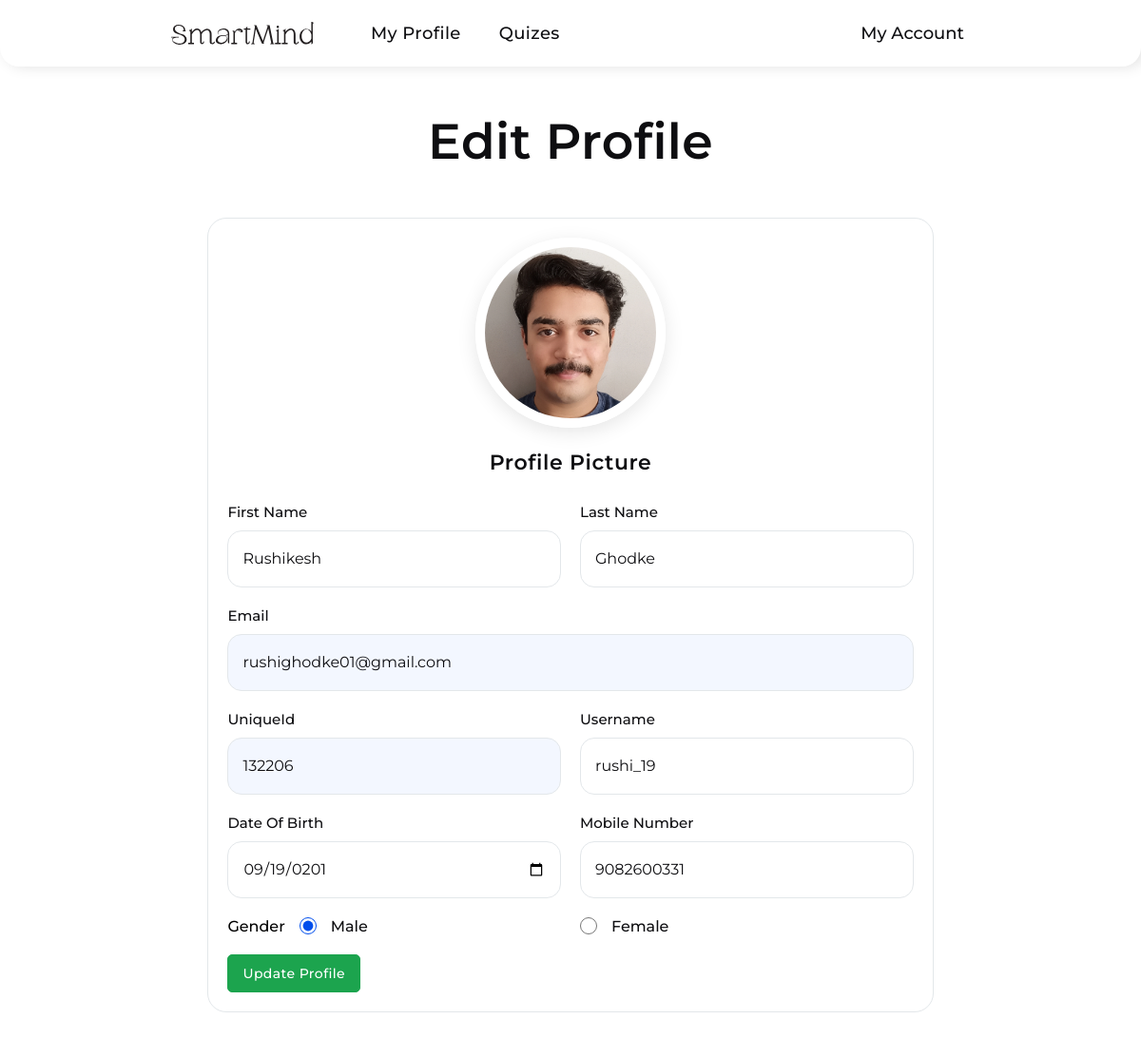
/user/editprofile.php (signed in), run on the app's committed database.
### tables this page shows
CREATE TABLE `students` (
  `studentId` int(11) NOT NULL,
  `studentUniqueId` int(11) NOT NULL,
  `firstName` varchar(255) NOT NULL,
  `lastName` varchar(255) NOT NULL,
  `dateOfBirth` date NOT NULL,
  `gender` varchar(10) NOT NULL,
  `email` varchar(255) NOT NULL,
  `mobileNumber` varchar(10) NOT NULL,
  `username` varchar(255) NOT NULL,
  `studentImage` varchar(255) NOT NULL,
  `password` varchar(255) NOT NULL,
  `accountCreationDateTime` datetime NOT NULL,
  `verificationToken` varchar(255) NOT NULL,
  `tokenExpirationTime` datetime DEFAULT NULL,
  `isVerified` tinyint(1) NOT NULL
);

### assets/php/updateProfile.php (called while the page is built, shortened)
<?php
include "connection.php";
if (!empty($_SESSION['studentId'])) {
  $studentId = $_SESSION['studentId'];
  $selectQuery = mysqli_query($connection, "SELECT * FROM `students` WHERE `studentId` = $studentId");
}

### assets/php/profileDetails.php (called while the page is built, shortened)
<?php
require "connection.php";
if (!empty($_SESSION['studentId'])) {
  $studentId = $_SESSION['studentId'];
  $selectQuery = mysqli_query($connection, "SELECT * FROM `students` WHERE `studentId` = $studentId");
  if ($selectQuery) {
    $fetchData = mysqli_fetch_assoc($selectQuery);
  }
  else {
    echo mysqli_error($connection);
  }
}
else
{
  header("Location: ../login.php");
}
?>

### user/editprofile.php (the view, shortened to what this page needs)
<?php
include "../assets/php/profileDetails.php";
include "../assets/php/updateProfile.php";
?>
<!DOCTYPE html>
<html lang="en">
<head>
  <link rel="stylesheet" href="../assets/css/editprofile.css" />
  <link rel="stylesheet" href="https://cdn-uicons.flaticon.com/2.1.0/uicons-regular-rounded/css/uicons-regular-rounded.css" />
  <link rel="stylesheet" href="https://cdn-uicons.flaticon.com/2.1.0/uicons-thin-straight/css/uicons-thin-straight.css" />
</head>
<body>
  <header class="header">
    <div class="left-side">
      <div class="logo">
        <img src="../assets/images/Logo.svg" alt="logo" />
      </div>
      <nav class="navbar">
        <ul>
          <li><a href="./profile.php">My Profile</a></li>
          <li><a href="./quizes.php">Quizes</a></li>
        </ul>
      </nav>
    </div>
    <div class="right-side">
      <div class="user">
        <span>My Account <i class="fi fi-rr-angle-small-down"></i></span>
      </div>
    </div>
  </header>
  <section class="edit-profile-container">
    <div class="container">
      <div class="heading">
        <h1>Edit Profile</h1>
      </div>
      <div class="edit-form-container">
        <form action="" method="post" class="edit-form" enctype="multipart/form-data">
          <div class="profile-pic">
            <label for="profile-img">
              <div class="profile-picture">
                <?php
                if (!empty($fetchData["studentImage"])) {
                ?>
                  <img src="../assets/StudentsProfileImages/<?php echo $fetchData["studentImage"]; ?>" style='width: 20rem; height: 20rem; object-fit: cover; border: 1rem solid #fff; text-align: center; border-radius: 50%; box-shadow: 0 5px 2rem rgba(0, 0, 0, 0.1); cursor: pointer;' class='profile-img'>
                <?php
                } else {
                ?>
                  <img src='../assets/images/profile-user.png' style='width: 20rem; height: 20rem; object-fit: cover; text-align: center; border: 1rem solid #fff; border-radius: 50%; box-shadow: 0 5px 2rem rgba(0, 0, 0, 0.1); cursor: pointer;' class='profile-img'>"
                <?php
                }
                ?>
              </div>
            </label>
            <h3>Profile Picture</h3>
          </div>
          <div class="input-group">
            <div class="input-field">
              <label for="firstName">First Name</label>
              <input type="text" name="firstName" id="firstName" value="<?php echo $fetchData['firstName']; ?>" id="firstName" placeholder="First Name" />
            </div>
            <div class="input-field">
              <label for="lastName">Last Name</label>
              <input type="text" name="lastName" id="lastName" value="<?php echo $fetchData['lastName']; ?>" id="lastName" placeholder="Last Name" />
            </div>
          </div>
          <div class="input-field">
            <label for="email">Email</label>
            <input type="email" name="email" id="email" value="<?php echo $fetchData['email']; ?>" id="email" placeholder="Email" readonly />
          </div>
          <div class="input-group">
            <div class="input-field">
              <label for="studentUniqueId">UniqueId</label>
              <input type="text" name="studentUniqueId" id="studentUniqueId" value="<?php echo $fetchData['studentUniqueId']; ?>" id="studentUniqueId" placeholder="Student UniqueId" readonly />
            </div>
            <div class="input-field">
              <label for="username">Username</label>
              <input type="text" name="username" id="username" value="<?php echo $fetchData['username']; ?>" id="username" placeholder="Username" />
            </div>
          </div>
          <div class="input-group">
            <div class="input-field">
              <label for="dateOfBirth">Date Of Birth</label>
              <input type="date" name="dateOfBirth" id="dateOfBirth" value="<?php echo $fetchData['dateOfBirth']; ?>" id="dateOfBirth" />
            </div>
            <div class="input-field">
              <label for="mobileNumber">Mobile Number</label>
              <input type="text" name="mobileNumber" id="mobileNumber" value="<?php echo $fetchData['mobileNumber']; ?>" id="mobileNumber" placeholder="mobileNumber" />
            </div>
          </div>
          <div class="input-group">
            <div class="gender-input">
              <span>Gender</span>
              <input type="radio" name="gender" value="male" id="male" <?php if ($fetchData['gender'] == 'male') echo ' checked'; ?> />
              <label for="male">Male</label>
            </div>
            <div class="gender-input">
              <input type="radio" name="gender" value="female" id="female" <?php if ($fetchData['gender'] == 'female') echo ' checked'; ?> />
              <label for="female">Female</label>
            </div>
          </div>
          <div class="updateBtn">
            <input type="submit" name="submit" id="updateProfile" value="Update Profile" />
          </div>
        </form>
      </div>
    </div>
  </section>
</body>
</html>

### assets/css/editprofile.css (style rules this page uses)
* { margin: 0; padding: 0; box-sizing: border-box; font-family: "Montserrat", sans-serif; text-decoration: none; list-style: none; outline: none; }
:root { --bg-color: #f3f7ff; --border-color: #e3e7ea; --smart-mind-20: #ffffff; --smart-mind-50: #edf7ff; --smart-mind-100: #d6ecff; --smart-mind-200: #b5dfff; --smart-mind-300: #83ccff; --smart-mind-400: #48b0ff; --smart-mind-500: #1e8aff; --smart-mind-600: #0669ff; --smart-mind-700: #004eec; --smart-mind-800: #0841c5; --smart-mind-900: #0d3c9b; --smart-mind-950: #0e255d; --text-color: #0e0e11; }
html { font-size: 62.5%; scroll-behavior: smooth; }
body { width: 100%; height: 100vh; position: relative; }
.header { position: fixed; top: 0; width: 100%; height: 7rem; padding: 0 18rem; background-color: var(--smart-mind-20); border-radius: 0 0 2rem 2rem; box-shadow: 5px 0 15px rgba(0, 0, 0, 0.12); display: flex; align-items: center; justify-content: space-between; transition: 0.2s ease-in-out; z-index: 999; }
.header .left-side, .navbar, .navbar ul, .logo, .right-side, .right-side .user { height: 100%; display: flex; align-items: center; }
.left-side { gap: 6rem; }
.left-side .logo img { width: 15rem; }
.left-side .navbar ul { display: flex; align-items: center; gap: 4rem; }
.navbar ul li a { font-size: 1.8rem; font-weight: 500; letter-spacing: 0.4px; color: var(--text-color); transition: 0.2s ease-in-out; }
.user { position: relative; }
.user span { font-size: 1.8rem; font-weight: 500; color: var(--text-color); display: flex; align-items: center; gap: 0.6rem; cursor: pointer; transition: 0.2s ease-in-out; }
.edit-profile-container { width: 100%; height: 100%; padding: 7rem; display: flex; align-items: center; justify-content: center; }
.edit-profile-container .container { width: 90%; height: 100%; display: flex; flex-direction: column; align-items: center; }
.container .heading { width: 100%; display: flex; flex-direction: column; gap: 1rem; align-items: center; padding: 3rem; }
.heading h1 { font-size: 5.2rem; font-weight: 600; color: var(--text-color); line-height: 1.9; letter-spacing: 0.4px; }
.edit-profile-container .edit-form-container { width: 80%; }
.edit-form-container .edit-form { width: 100%; padding: 2rem; border: 1px solid var(--border-color); border-radius: 2rem; background-color: var(--smart-mind-20); display: flex; flex-direction: column; align-items: center; justify-content: center; gap: 2rem; margin-bottom: 5rem; }
.edit-form-container .edit-form .profile-pic { text-align: center; width: 100%; display: flex; align-items: center; flex-direction: column; gap: 1.2rem; }
.profile-pic h3 { font-size: 2.2rem; font-weight: 600; color: var(--text-color); line-height: 2; letter-spacing: 0.6px; }
.edit-form .input-group { width: 100%; display: flex; align-items: center; gap: 2rem; }
.input-field { width: 100%; display: flex; flex-direction: column; gap: 1rem; position: relative; }
.input-field label { font-size: 1.5rem; font-weight: 500; color: var(--text-color); }
.input-field input { width: 100%; height: 6rem; background-color: transparent; border: 1px solid var(--border-color); border-radius: 1.5rem; outline: 0; padding: 0 1.5rem; font-size: 1.6rem; color: var(--text-color); }
.input-field input:read-only { background-color: var(--bg-color); cursor: not-allowed; }
.input-field input::placeholder { font-weight: normal; }
.edit-form .gender-input { width: 100%; display: flex; align-items: center; gap: 1.5rem; }
.input-group span { font-size: 1.6rem; font-weight: 500; }
.gender-input input[type="radio"] { width: 1.8rem; height: 1.8rem; accent-color: var(--smart-mind-700); }
.gender-input label { font-size: 1.6rem; font-weight: 500; color: var(--text-color); cursor: pointer; }
.edit-form .updateBtn { width: 100%; }
.updateBtn #updateProfile { font-size: 1.4rem; font-weight: 500; letter-spacing: 0.4px; padding: 1rem 1.5rem; border: 1px solid var(--smart-mind-600); border-radius: 5px; transition: 0.2s ease-in-out; border-color: #1ca44e; background-color: #1ca44e; color: var(--smart-mind-20); cursor: pointer; }

### data on the page
students: studentImage (picture), firstName "Rushikesh", lastName "Ghodke", email "rushighodke01@gmail.com", studentUniqueId "132206", username "rushi_19", dateOfBirth "09/19/0201", mobileNumber "9082600331", gender "☑ Male", gender "☐ Female"
